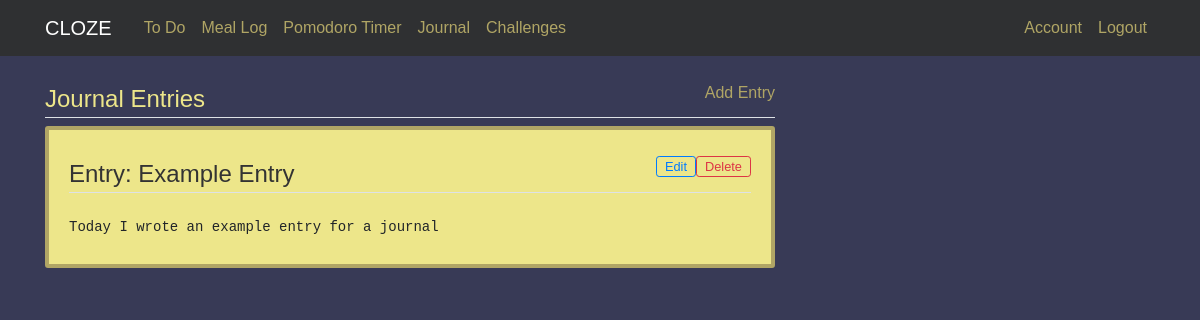
Before: /journal (signed in) with the older database file.
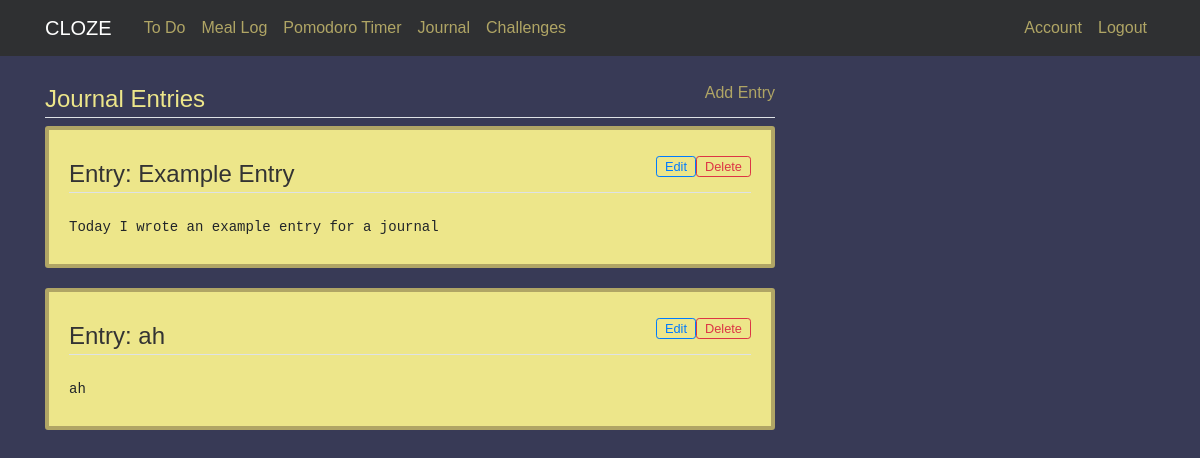
After: the same page with the newer database file.
### cloze/models.py (models this page shows)
class Entry(db.Model):
    id = db.Column(db.Integer, primary_key=True)
    title = db.Column(db.String(256), index=True)
    content = db.Column(db.String(512), index=True)
    user_id = db.Column(db.Integer, db.ForeignKey('user.id'), nullable=False)

### cloze/routes.py (the view)
@app.route('/journal')
@login_required
def journal():
    entries = db.session.query(Entry).filter_by(owner = current_user)
    return render_template('journal.html', entries=entries, title="Journal")

### cloze/models.py (called while the page is built)
@login_manager.user_loader
def load_user(userId):
    return User.query.get(int(userId))

### cloze/Templates/journal.html
{% extends "layout.html" %}
{% block content %}
<div class="col-md-8">
    <div class="">
        <a style="float:right; vertical-align: bottom;" href="{{ url_for('entry') }}">Add Entry</a>
        <legend class="border-bottom mb-2" style="color: #ede68a;">Journal Entries</legend>
    </div>
    {% for entry in entries %}
        <div class="content-section">
            <div>
                <form action="{{ url_for('delete_entry', id=entry.id) }}" method="POST" >
                    <input align="right" class="btn btn-sm btn-outline-danger py-0" style="float: right; font-size: 0.8em;" type="submit" value="Delete">
                </form>
                <form action="{{ url_for('edit_entry', id=entry.id) }}" method="POST" >
                    <input align="right" class="btn btn-sm btn-outline-primary py-0" style="float: right; font-size: 0.8em;" type="submit" value="Edit">
                </form>
                <legend class="border-bottom mb-4">Entry: {{entry.title}}</legend>
            </div>
            <pre class="tab">{{entry.content}}</pre>
        </div>
    {% endfor %}
</div>
{% endblock content %}

Changed rows visible on the page:
added Entry: title "ah", content "ah"
